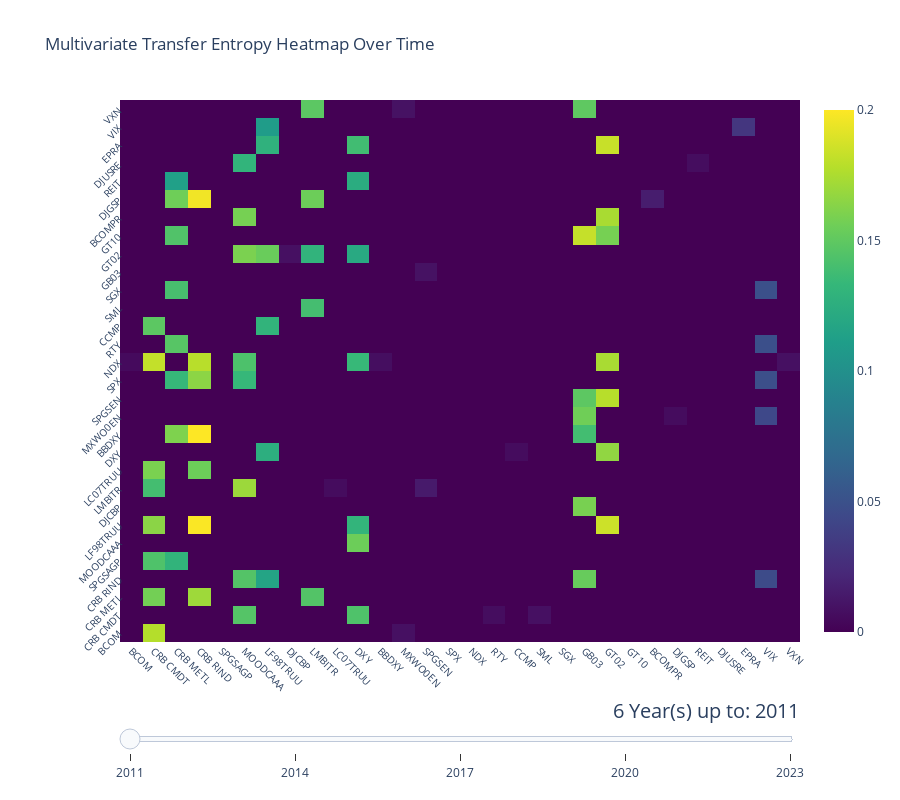

Notebook source saved alongside this figure:
### Code cell
window_len = 6
window_step = 3
windows = preprocess.sliding_window(log_returns, 
                                    window_len, 
                                    window_step, 
                                    window_unit="years", 
                                    step_unit="years")
endpoints = [end_date for _, end_date, _ in windows]
create_measure_heatmap(te_matrix_3d, 
                                log_returns.columns, 
                                endpoints,
                                window_len=6,
                                measure_name="Multivariate Transfer Entropy")

### Figure 1 — Plotly figure (JSON) as saved in the notebook; plotly's stock layout.template omitted (floating-point values rounded to 4 significant figures; data arrays with more than 128 entries replaced by an {"elided": "..."} marker saying what was removed)
{"data": [{"colorscale": [[0, "#440154"], [0.1111, "#482878"], [0.2222, "#3e4989"], [0.3333, "#31688e"], [0.4444, "#26828e"], [0.5556, "#1f9e89"], [0.6667, "#35b779"], [0.7778, "#6ece58"], [0.8889, "#b5de2b"], [1, "#fde725"]], "hoverongaps": false, "showscale": true, "type": "heatmap", "x": ["BCOM", "CRB CMDT", "CRB METL", "CRB RIND", "SPGSAGP", "MOODCAAA", "LF98TRUU", "DJCBP", "LMBITR", "LC07TRUU", "DXY", "BBDXY", "MXWO0EN", "SPGSEN", "SPX", "NDX", "RTY", "CCMP", "SML", "SGX", "GB03", "GT02", "GT10", "BCOMPR", "DJGSP", "REIT", "DJUSRE", "EPRA", "VIX", "VXN"], "y": ["BCOM", "CRB CMDT", "CRB METL", "CRB RIND", "SPGSAGP", "MOODCAAA", "LF98TRUU", "DJCBP", "LMBITR", "LC07TRUU", "DXY", "BBDXY", "MXWO0EN", "SPGSEN", "SPX", "NDX", "RTY", "CCMP", "SML", "SGX", "GB03", "GT02", "GT10", "BCOMPR", "DJGSP", "REIT", "DJUSRE", "EPRA", "VIX", "VXN"], "z": {"elided": "30x30 float values"}}], "layout": {"height": 800, "margin": {"l": 120}, "sliders": [{"active": 0, "currentvalue": {"font": {"size": 20}, "prefix": "6 Year(s) up to: ", "xanchor": "right"}, "pad": {"b": 10, "t": 50}, "steps": [{"args": [["Window 0"], {"frame": {"duration": 0}, "mode": "immediate"}], "label": "2011", "method": "animate"}, {"args": [["Window 1"], {"frame": {"duration": 0}, "mode": "immediate"}], "label": "2014", "method": "animate"}, {"args": [["Window 2"], {"frame": {"duration": 0}, "mode": "immediate"}], "label": "2017", "method": "animate"}, {"args": [["Window 3"], {"frame": {"duration": 0}, "mode": "immediate"}], "label": "2020", "method": "animate"}, {"args": [["Window 4"], {"frame": {"duration": 0}, "mode": "immediate"}], "label": "2023", "method": "animate"}]}], "title": {"text": "Multivariate Transfer Entropy Heatmap Over Time"}, "xaxis": {"tickangle": 45, "tickfont": {"size": 10}}, "yaxis": {"tickangle": -45, "tickfont": {"size": 10}}}}
